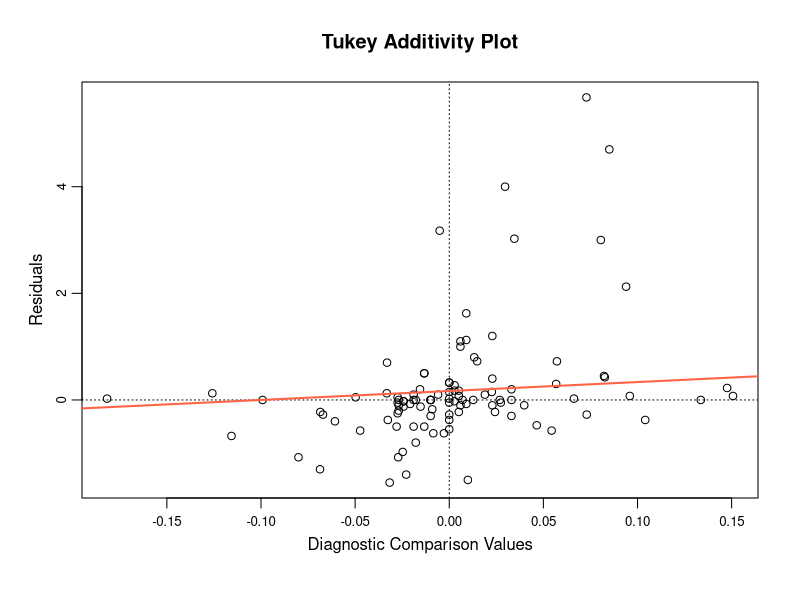
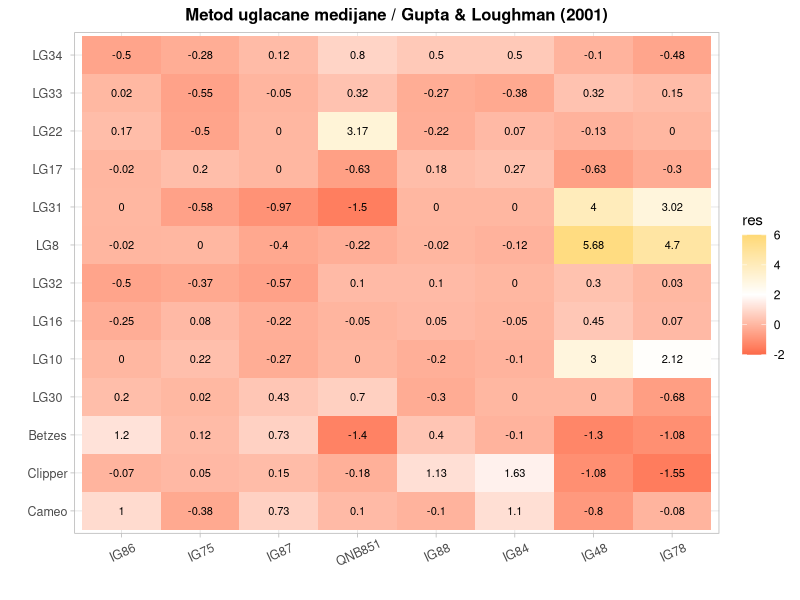
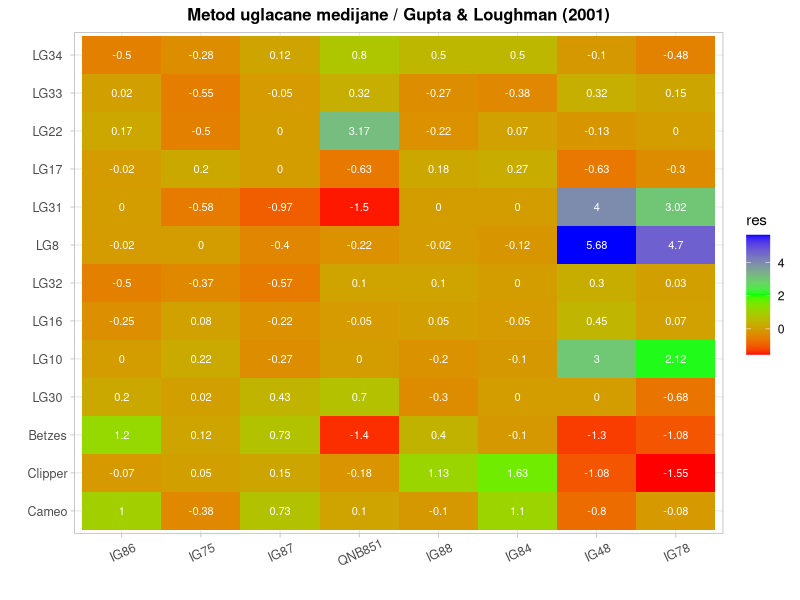
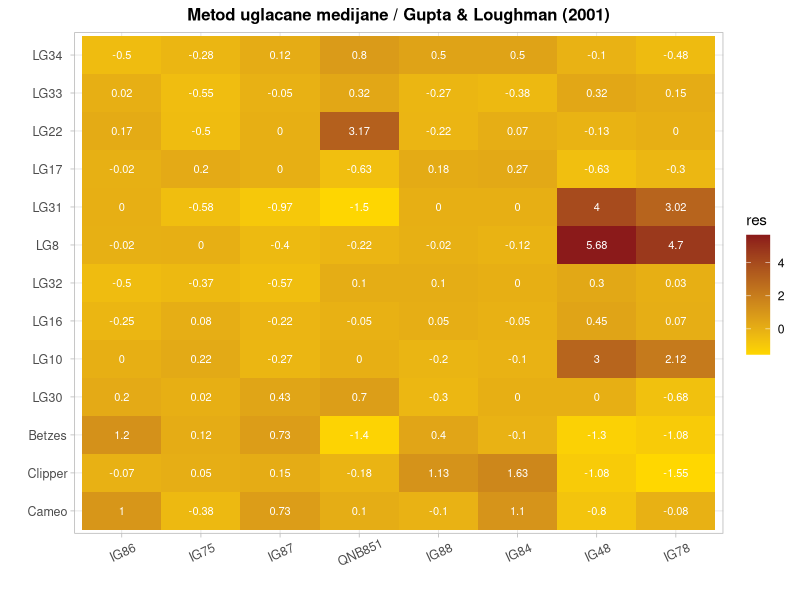

These charts were generated, in order, by the following R code:
# izvor podataka ---
# Gupta S., Loughman R. (2001). Current virulence of Pyrenophora teres
# on barley in Western Australia. Plant Disease 85:960-966.

library(ggplot2)
library(reshape2)

dt <- matrix(c(6.0,4.3,5.8,5.0,4.9,6.1,4.0,4.7,
               5.2,5.0,5.5,5.0,6.4,6.9,4.0,3.5,
               7.7,6.3,7.3,5.0,6.9,6.4,5.0,5.2,
               7.6,7.1,7.9,8.0,7.1,7.4,7.2,6.5,
               2.1,2.0,1.9,2.0,1.9,2.0,4.9,4.0,
               1.8,1.8,1.9,1.9,2.1,2.0,2.3,1.9,
               2.3,2.1,2.3,2.8,2.9,2.8,2.9,2.6,
               2.3,2.0,2.0,2.0,2.3,2.2,7.8,6.8,
               3.6,2.7,2.7,2.0,3.6,3.6,7.4,6.4,
               4.7,4.6,4.8,4.0,4.9,5.0,3.9,4.2,
               5.1,4.1,5.0,8.0,4.7,5.0,4.6,4.7,
               4.5,3.6,4.5,4.7,4.2,4.1,4.6,4.4,
               2.8,2.7,3.5,4.0,3.8,3.8,3.0,2.6), ncol = 8, byrow = TRUE)
rownames(dt) <- c("Cameo","Clipper","Betzes","LG30","LG10","LG16","LG32","LG8","LG31","LG17","LG22","LG33","LG34")
colnames(dt) <- c("IG86","IG75","IG87","QNB851","IG88","IG84","IG48","IG78")

# metod uglacane medijane ---
mod.fit <- medpolish(dt)
mod.fit$overall
mod.fit$row
mod.fit$col
mod.fit$residuals
round(mod.fit$residual,1)

mat <- as.matrix(mod.fit$residuals)
R <- as.matrix(mod.fit$row)
K <- as.matrix(mod.fit$col)
R.K <- tcrossprod(R, K)

plot(mod.fit, cex.axis = 0.8, mgp = c(1.8,0.6,0))
abline(lm(as.vector(mat) ~ as.vector(R.K)), col = "tomato", lwd = 2)
fit <- lm(as.vector(mat) ~ as.vector(R.K))
fit$coefficients[2]
p <- 1-fit$coefficients[2]*(mod.fit$overall)
p

# dijagram reziduala ---
mod.fit.melt <- melt(mod.fit$residuals)
colnames(mod.fit.melt) <- c("row","col","res")

ggplot(data = mod.fit.melt,
       aes(x = row,
           y = col)) +
  geom_tile(aes(fill = res)) +
  # scale_fill_gradientn(colours = c("#FB6A4A", "white", "#FED976"), values = scales::rescale(c(0.0, 0.5, 1.0))) +
  scale_fill_gradientn(colours = c("#FB6A4A", "white", "#FED976"), limits = c(-2.0, 6.0)) +
  geom_text(aes(x = row,
                y = col,
                label = round(res, 2)),
            size = 2.8) +
  labs(x = "",
       y = "",
       title = "Metod uglacane medijane / Gupta & Loughman (2001)") +
  coord_flip() +
  theme_light() +
  theme(plot.title = element_text(size = 12, hjust = 0.5, face = "bold"),
        axis.text.x = element_text(size = 9, hjust = 0.5, vjust = 0.7, angle = 25),
        axis.text.y = element_text(size = 9, hjust = 0.5, vjust = 0.5)
        )


ggplot(data = mod.fit.melt,
       aes(x = row,
           y = col)) +
  geom_tile(aes(fill = res)) +
  scale_fill_gradientn(colours = rainbow(3)) +
  geom_text(aes(x = row,
                y = col,
                label = round(res, 2)),
            size = 2.8,
            color = "white") +
  labs(x = "",
       y = "",
       title = "Metod uglacane medijane / Gupta & Loughman (2001)") +
  coord_flip() +
  theme_light() +
  theme(plot.title = element_text(size = 12, hjust = 0.5, face = "bold"),
        axis.text.x = element_text(size = 9, hjust = 0.5, vjust = 0.7, angle = 25),
        axis.text.y = element_text(size = 9, hjust = 0.5, vjust = 0.5)
        )


ggplot(data = mod.fit.melt,
       aes(x = row,
           y = col)) +
  geom_tile(aes(fill = res)) +
  scale_fill_gradient(low = "gold",
                      high = "firebrick4") +
  geom_text(aes(x = row,
                y = col,
                label = round(res, 2)),
            size = 2.8,
            color = "white") +
  labs(x = "",
       y = "",
       title = "Metod uglacane medijane / Gupta & Loughman (2001)") +
  coord_flip() +
  theme_light() +
  theme(plot.title = element_text(size = 12, hjust = 0.5, face = "bold"),
        axis.text.x = element_text(size = 9, hjust = 0.5, vjust = 0.7, angle = 25),
        axis.text.y = element_text(size = 9, hjust = 0.5, vjust = 0.5)
        )